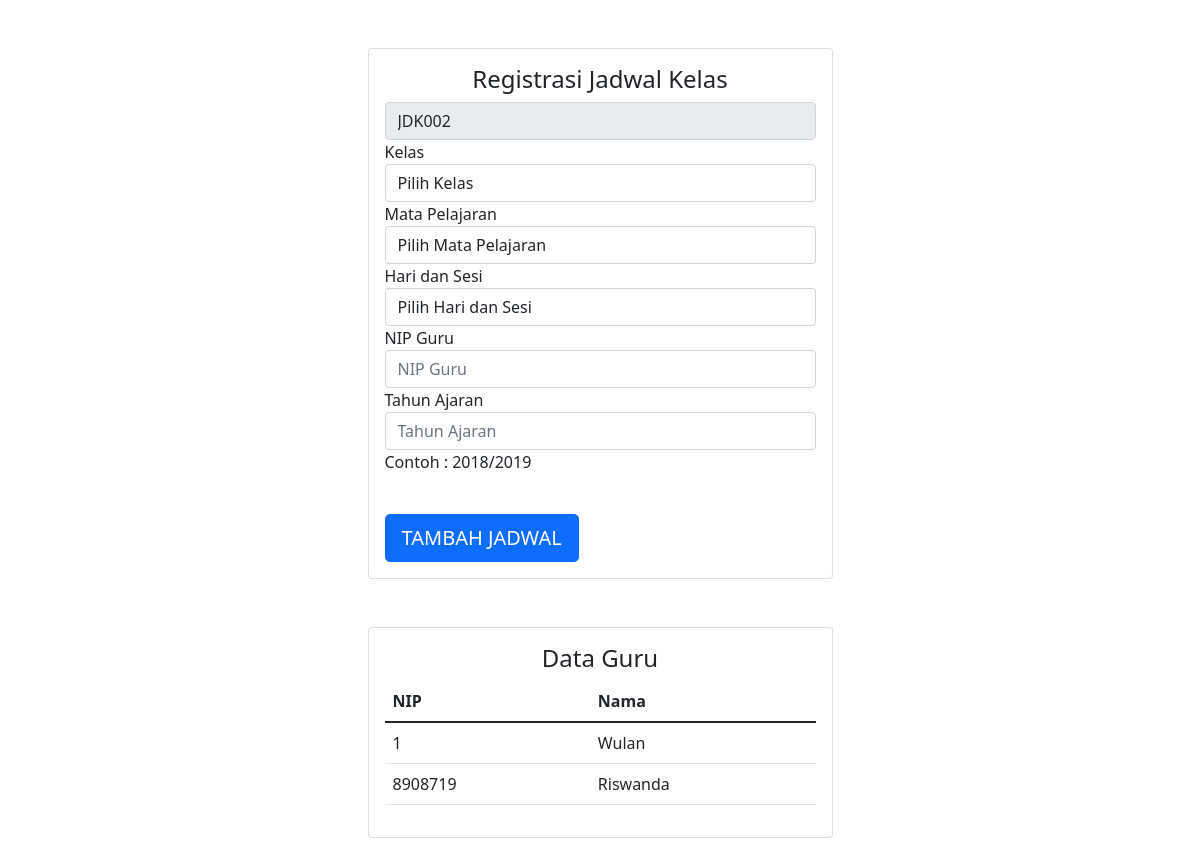
Before: /kesiswaan/kelasmapel.php with the older database file.
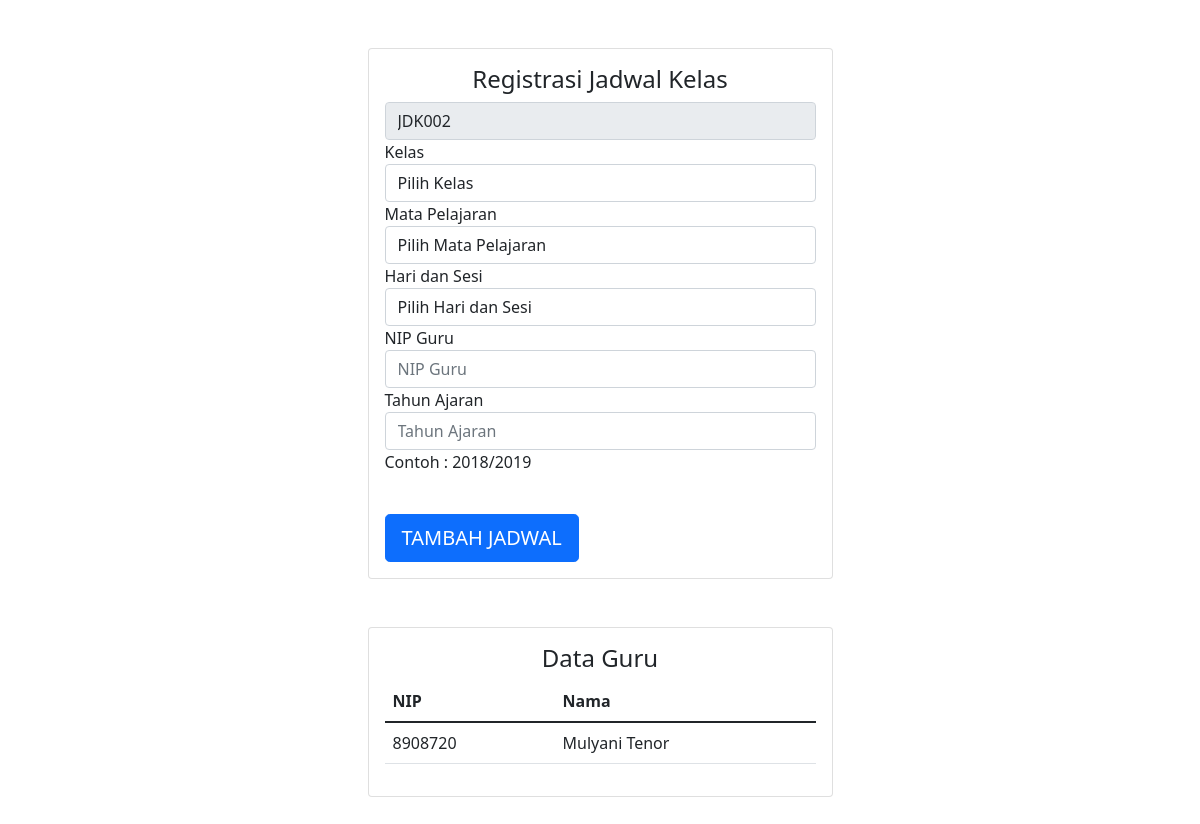
After: the same page with the newer database file.
### tables this page shows
CREATE TABLE `guru` (
  `nip` int(16) NOT NULL,
  `namaGuru` varchar(40) NOT NULL,
  `tanggalLahirGuru` date NOT NULL,
  `jenisKelaminGuru` enum('Perempuan','Laki-laki') NOT NULL,
  `alamatGuru` varchar(50) NOT NULL,
  `noTelpGuru` varchar(15) NOT NULL
);

### kesiswaan/kelasmapel.php (the view, shortened to what this page needs)
<?php
include '../conn.php';
$q = "SELECT max(idKelasMapel) as newID FROM kelasMataPelajaran";
$res = mysqli_query($conn,$q);
$data = mysqli_fetch_array($res);
$idJadwal = $data['newID'];
$kode = (int)substr($idJadwal,3,3);
$kode++;
$char = "JDK";
$newCode = $char.sprintf("%03s",$kode);
?>
<!DOCTYPE html>
<head>
    <link href="https://cdn.jsdelivr.net/npm/bootstrap@5.1.3/dist/css/bootstrap.min.css" rel="stylesheet">
</head>
<body>
    <div class="container">
        <div class="col-sm-9 col-md-7 col-lg-5 mx-auto">
            <div class="card card-register my-5 card-body">
                <h4 class="text-center"> Registrasi Jadwal Kelas </h4>
                <form class="form-register" action="kelasmapel_crud.php" method="post">
                <div class="form-label-group">
                        <input type="input" readonly="" name="idkelasmapel" class="form-control" value="<?php echo $newCode ?>">
                    </div>
                    <div class="form-label-group">
                        <label> Kelas </label>
                        <select name="kelas" id="kelas" class="form-control">
                        <option value="">Pilih Kelas</option>
                        </select>
                    </div>
                    <div class="form-label-group">
                        <label> Mata Pelajaran </label>
                        <select name="mapel" id="mapel" class="form-control">
                            <option value="">Pilih Mata Pelajaran</option>
                        </select>
                    </div>
                    <div class="form-label-group">
                        <label> Hari dan Sesi </label>
                        <select name="jadwal" id="jadwal" class="form-control">
                            <option value="">Pilih Hari dan Sesi</option>
                        </select>
                    </div>
                    <div class="form-label-group">
                        <label> NIP Guru </label>
                        <input type="text" name="nipguru" class="form-control" placeholder="NIP Guru">
                    </div>
                    <div class="form-label-group">
                        <label> Tahun Ajaran </label>
                        <input type="text" name="tahunajaran" class="form-control" placeholder="Tahun Ajaran">
                        <p>Contoh : 2018/2019 </p>
                    </div>
                    <br>
                    <button class="btn btn-lg btn-primary btn-block text-uppercase" type="submit" name="regJadwalKelas"> Tambah Jadwal</button>
                </form>
            </div>
        </div>
    </div>
    <div class="container">
        <div class="col-sm-9 col-md-7 col-lg-5 mx-auto">
            <div class="card card-register my-5 card-body">
                <h4 class="text-center"> Data Guru </h4>
                <table class="table">
                    <thead>
                        <tr>
                            <th scope="col">NIP</th>
                            <th scope="col">Nama </th>
                        </tr>
                    </thead>
                    <tbody>
                    <?php
                    include '../conn.php';
                    $sch = mysqli_query($conn,'SELECT * FROM guru');
                        if(mysqli_num_rows($sch)>0) {
                            while($data=mysqli_fetch_array($sch)){
                                echo ("
                                <tr>
                                <td style: 'text-align : center'>".$data['nip']."</td>
                                <td style: 'text-align : center'>".$data['namaGuru']."</td>
                                ");
                            }} ?>
                    </tbody>
                </table>
            </div>
        </div>
    </div>
</body>
</html>

Changed rows visible on the page:
removed guru: nip "1", namaGuru "Wulan"
removed guru: nip "8908719", namaGuru "Riswanda"
added guru: nip "8908720", namaGuru "Mulyani Tenor"
